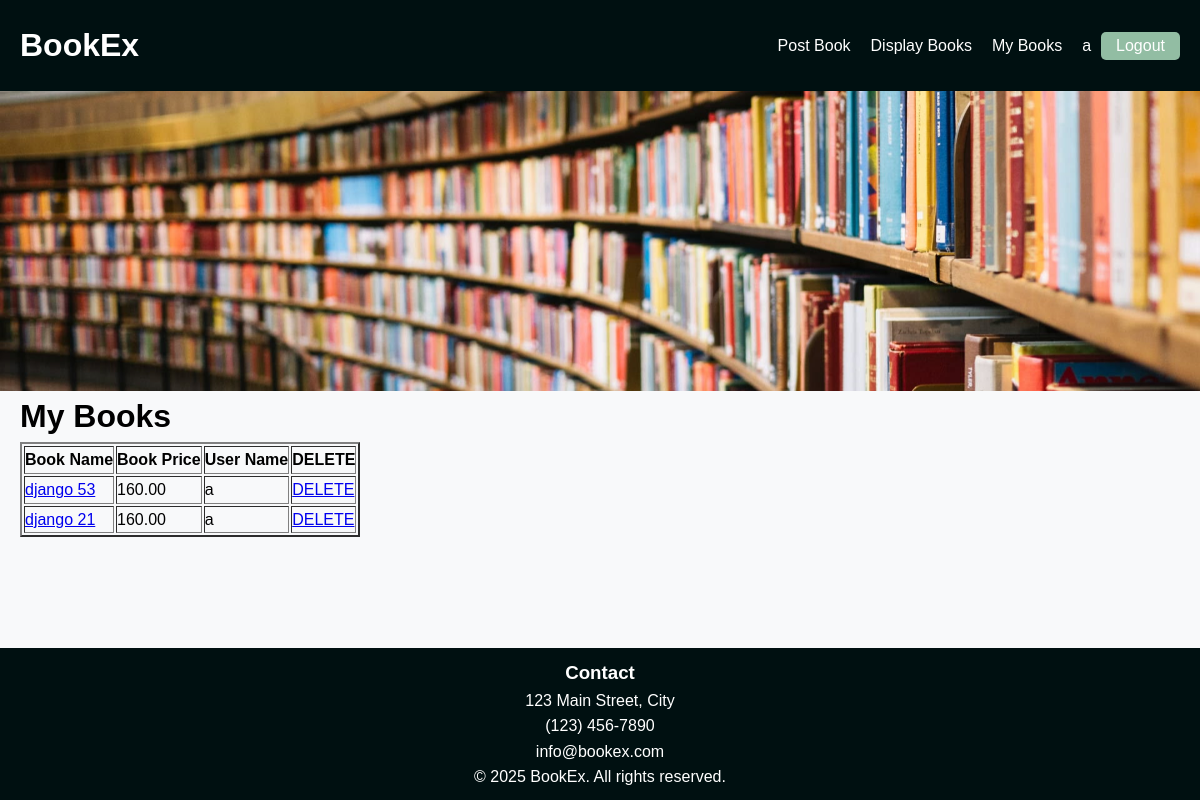
Page /mybooks (signed in) on the committed database.
### bookMng/models.py (models this page shows, shortened)
class MainMenu(models.Model):
    item = models.CharField(max_length=300, unique=True)
    link = models.CharField(max_length=300, unique=True)

class Book(models.Model):
    name = models.CharField(max_length=200)
    web = models.URLField(max_length=300)
    price = models.DecimalField(decimal_places=2, max_digits=8)
    publishdate = models.DateField(auto_now=True)
    picture = models.FileField(upload_to='bookEx/static/uploads')
    pic_path = models.CharField(max_length=300, editable=False, blank=True)
    username = models.ForeignKey(User, blank=True, null=True, on_delete=models.CASCADE)

### bookMng/views.py (the view)
# urls.py: path('mybooks', views.mybooks, name='mybooks'),
def mybooks(request):
    books = Book.objects.filter(username=request.user)
    for b in books:
        b.pic_path = b.picture.url[14:]
    return render(request,
                  'bookMng/mybooks.html',
                  {
                      'item_list': MainMenu.objects.all(),
                      'books': books
                  })

### bookEx/templates/bookMng/mybooks.html
{% extends "base.html" %}
{% load static %}
{% block navbar %}
{% for item in item_list %}
<li>
	<a href="{{ item.link }}"> {{ item.item }} </a>
</li>
{% endfor %}
{% endblock navbar %}
{% block content %}
<h1>My Books</h1>
<table border="2">
	<tr>
		<th>
			Book Name
		</th>
		<th>
			Book Price
		</th>
		<th>
			User Name
		</th>
		<th>
			DELETE
		</th>
	</tr>
	{% for book in books %}
	<tr>
		<td>
			<a href="book_detail/{{ book.id }}"> {{ book.name }} </a>
		</td>
		<td>
			{{ book.price }}
		</td>
		<td>
			{{ book.username }}
		</td>
		<td>
			<a href="book_delete/{{ book.id }}"> DELETE </a>
		</td>
	</tr>
	{% endfor %}
</table>
{% endblock content %}

### bookEx/templates/base.html (shortened to what this page needs)
{% load static %}
<!DOCTYPE html>
<html lang="en">
<head>
	<link rel="stylesheet" href="{% static 'base.css' %}" type="text/css">
</head>
<body>
<header>
	<div class="nav-container">
		<div class="logo">
			<a href="/">
				<h1>BookEx</h1>
			</a>
		</div>
		<nav class="navbar">
			<ul>
				{% block navbar %}
				{% endblock navbar %}
			</ul>
		</nav>
		<div class="login">
	        <span style="float: right;">
	            {% if user.is_authenticated %}
		            {{ user.username }}
		            <form action="{% url 'logout' %}?next=/" method="post">
	                   <button type="submit">Logout</button>
	               </form>
	            {% else %}
		            <a href="{% url 'login' %}?next=/"><button>Login</button></a>
	            {% endif %}
	        </span>
		</div>
	</div>
	<div class="banner">
		<img src="{% static 'bookshelf.png' %}" height="120"/>
	</div>
</header>
<main class="content">
	{% block content %}{% endblock content %}
</main>
<footer>
	<div class="footer-container">
		<div class="footer-grid">
			<div class="footer-col">
				<h3>Contact</h3>
				<ul class="footer-links">
					<li> 123 Main Street, City</li>
					<li>(123) 456-7890</li>
					<li> info@bookex.com</li>
				</ul>
			</div>
		</div>
		<div class="footer-bottom">
			<p>&copy; {% now "Y" %} BookEx. All rights reserved.</p>
		</div>
	</div>
</footer>
</body>
</html>

### bookEx/static/base.css (style rules this page uses)
:root { --color-primary: #70ABAF; --color-secondary: #767676; --color-accent: #FF1053; --color-background-light: #F8F9FA; --color-background-dark: #001011; --color-text-dark: #001011; --color-text-light: #FFFFFF; }
* { margin: 0; padding: 0; box-sizing: border-box; }
body { font-family: Arial, sans-serif; line-height: 1.6; background: var(--color-background-light); display: flex; flex-direction: column; min-height: 100vh; }
header { background: var(--color-background-dark); display: flex; flex-direction: column; }
header .nav-container { padding: 20px 20px 20px 0; display: flex; justify-content: flex-end; align-items: center; gap: 20px; }
header .login span { color: var(--color-text-light); display: flex; align-items: center; gap: 10px; margin-left: auto; text-decoration: none; }
header .login button { font-size: 1rem; padding: 5px 15px; border: none; background: #92BDA3; color: var(--color-text-light); border-radius: 5px; cursor: pointer; }
header .navbar ul { display: flex; list-style: none; padding: 0; margin: 0; gap: 20px; }
header .navbar a, header .nav-container .logo a, header .nav-container .logo a:visited, header .login a, header .login a:visited { color: var(--color-text-light); text-decoration: none; }
header .nav-container .logo { margin-right: auto; padding: 0 0 0 20px; }
.banner img { width: 100%; height: 300px; object-fit: cover; display: block; }
main.content { background: var(--color-background-light); }
.content { flex-grow: 1; margin-left: 20px; }
footer { background: var(--color-background-dark); color: var(--color-text-light); text-align: center; padding: 10px 0; margin-top: 20px; }
footer p { font-size: 1rem; }

### rows in the picture
MainMenu: item "Post Book"
MainMenu: item "Display Books"
MainMenu: item "My Books"
Book: name "django 53", price "160.00", username "a"
Book: name "django 21", price "160.00", username "a"

### other values in the picture
{{ user.username }} "a"
